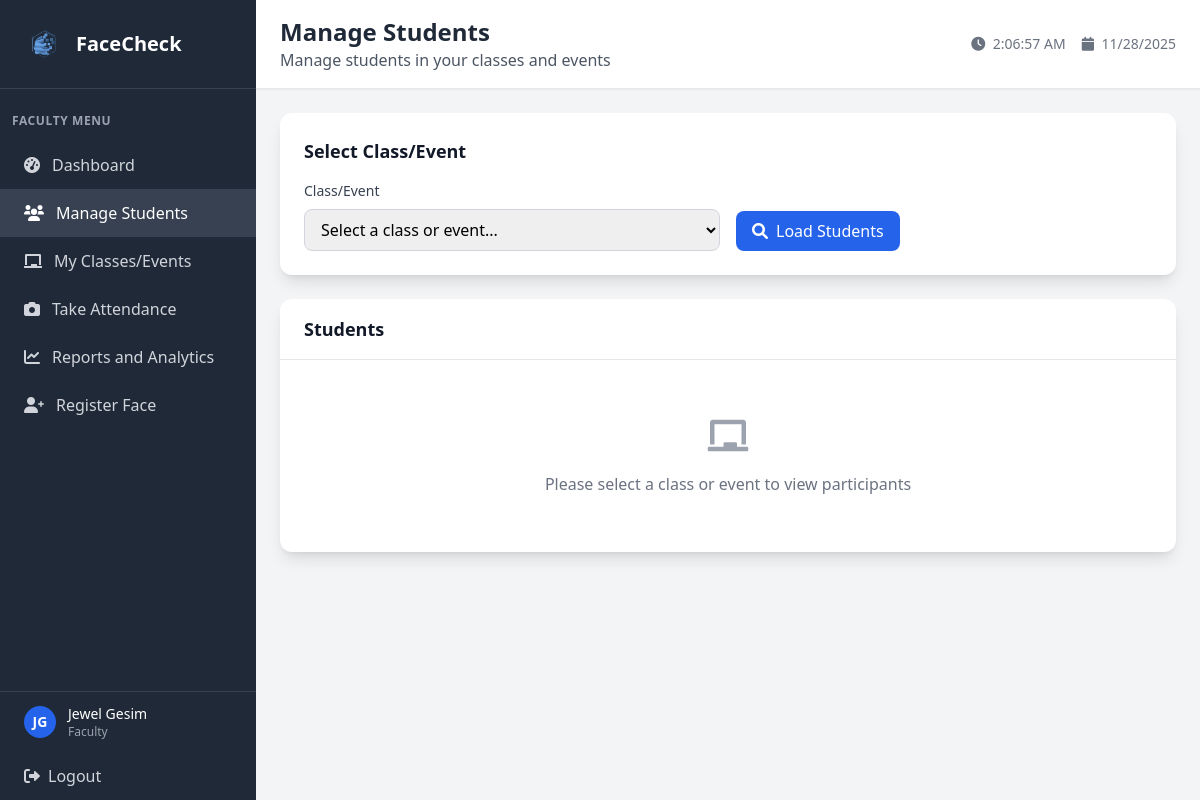
Screenshot of /manage_students (signed in) with the database file from the repository.
### tables this page shows
CREATE TABLE user (
            user_id INTEGER PRIMARY KEY AUTOINCREMENT,
            idno VARCHAR(20) NOT NULL UNIQUE,
            firstname VARCHAR(50) NOT NULL,
            lastname VARCHAR(50) NOT NULL,
            role VARCHAR(10) NOT NULL CHECK (role IN ('admin', 'faculty', 'student')),
            password VARCHAR(255) NOT NULL,
            created_at DATETIME DEFAULT CURRENT_TIMESTAMP,
            is_active BOOLEAN DEFAULT 1,
            dept_id INTEGER,
            FOREIGN KEY (dept_id) REFERENCES department(dept_id)
        );

### app.py (the view)
@app.route('/manage_students')
def faculty_manage_students():
    if 'user_id' not in session or session['role'] != 'faculty':
        return redirect(url_for('login'))
    conn = get_db_connection()
    faculty = conn.execute('''
        SELECT f.faculty_id, u.firstname, u.lastname, u.idno FROM faculty f
        JOIN user u ON f.user_id = u.user_id
        WHERE u.user_id = ?
    ''', (session['user_id'],)).fetchone()
    if not faculty:
        conn.close()
        flash('Faculty record not found', 'error')
        return redirect(url_for('faculty_dashboard'))
    classes = conn.execute('''
        SELECT c.class_id, c.class_name, c.edpcode
        FROM class c
        WHERE c.faculty_id = ?
        ORDER BY c.class_name
    ''', (faculty['faculty_id'],)).fetchall()
    events = conn.execute('''
        SELECT e.event_id, e.event_name, e.event_date
        FROM event e
        WHERE e.faculty_id = ?
        ORDER BY e.event_date DESC
    ''', (faculty['faculty_id'],)).fetchall()
    conn.close()
    return render_template('faculty/faculty_manage_students.html', classes=classes, events=events, faculty=faculty)

### app.py (called while the page is built)
def get_db_connection():
    try:
        conn = sqlite3.connect('facecheck.db', timeout=30.0)
        conn.row_factory = sqlite3.Row
        conn.execute('PRAGMA foreign_keys = ON')
        try:
            cur = conn.cursor()
            cur.execute("PRAGMA table_info(faculty)")
            columns = [row[1] for row in cur.fetchall()]
            if 'attendance_image' not in columns:
                cur.execute("ALTER TABLE faculty ADD COLUMN attendance_image VARCHAR(255)")
                conn.commit()
        except Exception:
            pass
        return conn
    except sqlite3.Error as e:
        print(f"Database connection error: {e}")
        raise

### templates/faculty/faculty_manage_students.html (shortened to what this page needs)
<!DOCTYPE html>
<html lang="en">
<head>
    <script src="https://cdn.tailwindcss.com"></script>
    <link href="https://cdnjs.cloudflare.com/ajax/libs/font-awesome/6.0.0/css/all.min.css" rel="stylesheet">
</head>
<body class="bg-gray-100">
    <div class="flex h-screen">
        <div class="w-64 bg-gray-800 text-white">
            <div class="p-6 border-b border-gray-700">
                <div class="flex items-center">
                    <img src="{{ url_for('static', filename='img/FaceCheck_Logo.png') }}" alt="FaceCheck logo" class="w-10 h-10 mr-3">
                    <h1 class="text-xl font-bold">FaceCheck</h1>
                </div>
            </div>
            <nav class="mt-6">
                <div class="px-3">
                    <div class="text-xs font-semibold text-gray-400 uppercase tracking-wider mb-3">Faculty Menu</div>
                </div>
                <a href="{{ url_for('faculty_dashboard') }}" class="flex items-center px-6 py-3 text-gray-300 hover:bg-gray-700 hover:text-white transition duration-200">
                    <i class="fas fa-tachometer-alt mr-3"></i>
                    Dashboard
                </a>
                <a href="/manage_students" class="flex items-center px-6 py-3 bg-gray-700 text-white">
                    <i class="fas fa-users mr-3"></i>
                    Manage Students
                </a>
                <a href="{{ url_for('faculty_my_classes') }}" class="flex items-center px-6 py-3 text-gray-300 hover:bg-gray-700 hover:text-white transition duration-200">
                    <i class="fas fa-chalkboard mr-3"></i>
                    My Classes/Events
                </a>
                <a href="/attendance" class="flex items-center px-6 py-3 text-gray-300 hover:bg-gray-700 hover:text-white transition duration-200">
                    <i class="fas fa-camera mr-3"></i>
                    Take Attendance
                </a>
                <a href="/attendance_reports" class="flex items-center px-6 py-3 text-gray-300 hover:bg-gray-700 hover:text-white transition duration-200">
                    <i class="fas fa-chart-line mr-3"></i>
                    Reports and Analytics
                </a>
                <a href="/faculty/register_face" class="flex items-center px-6 py-3 text-gray-300 hover:bg-gray-700 hover:text-white transition duration-200">
                    <i class="fas fa-user-plus mr-3"></i>
                    Register Face
                </a>
            </nav>
            <div class="absolute bottom-0 w-64 border-t border-gray-700">
                <a href="{{ url_for('faculty_profile') }}" class="flex items-center px-6 py-3 hover:bg-gray-700 transition duration-200">
                    {% if faculty.attendance_image %}
                    <img src="{{ url_for('static', filename='attendance_images/' + faculty.attendance_image) }}"
                         alt="{{ faculty.firstname }} {{ faculty.lastname }}"
                         class="w-8 h-8 rounded-full object-cover border-2 border-blue-600 mr-3"
                         onerror="this.onerror=null; this.style.display='none'; this.nextElementSibling.style.display='flex';">
                    <div class="w-8 h-8 bg-blue-600 rounded-full items-center justify-center mr-3 hidden">
                        <span class="text-white text-sm font-bold">{{ faculty.firstname[0] }}{{ faculty.lastname[0] }}</span>
                    </div>
                    {% else %}
                    <div class="w-8 h-8 bg-blue-600 rounded-full flex items-center justify-center mr-3">
                        <span class="text-white text-sm font-bold">{{ faculty.firstname[0] }}{{ faculty.lastname[0] }}</span>
                    </div>
                    {% endif %}
                    <div>
                        <div class="text-sm font-medium">{{ faculty.firstname }} {{ faculty.lastname }}</div>
                        <div class="text-xs text-gray-400">Faculty</div>
                    </div>
                </a>
                <a href="{{ url_for('logout') }}" class="flex items-center px-6 py-3 text-gray-300 hover:bg-gray-700 hover:text-white transition duration-200">
                    <i class="fas fa-sign-out-alt mr-2"></i>
                    Logout
                </a>
            </div>
        </div>
        <div class="flex-1 flex flex-col overflow-hidden">
            <header class="bg-white shadow-sm border-b border-gray-200">
                <div class="px-6 py-4">
                    <div class="flex items-center justify-between">
                        <div>
                            <h2 class="text-2xl font-bold text-gray-800">Manage Students</h2>
                            <p class="text-gray-600">Manage students in your classes and events</p>
                        </div>
                        <div class="flex items-center space-x-4">
                            <div class="text-sm text-gray-500">
                                <i class="fas fa-clock mr-1"></i>
                                <span id="currentTime"></span>
                            </div>
                            <div class="text-sm text-gray-500">
                                <i class="fas fa-calendar mr-1"></i>
                                <span id="currentDate"></span>
                            </div>
                        </div>
                    </div>
                </div>
            </header>
            <main class="flex-1 overflow-y-auto p-6">
                <div class="bg-white rounded-xl shadow-lg p-6 mb-6">
                    <h3 class="text-lg font-semibold text-gray-900 mb-4">Select Class/Event</h3>
                    <div class="grid grid-cols-1 md:grid-cols-2 gap-4">
                        <div>
                            <label class="block text-sm font-medium text-gray-700 mb-2">Class/Event</label>
                            <select id="classSelect" class="w-full px-3 py-2 border border-gray-300 rounded-lg focus:ring-2 focus:ring-blue-500 focus:border-blue-500">
                                <option value="">Select a class or event...</option>
                            </select>
                        </div>
                        <div class="flex items-end">
                            <button id="loadStudents" class="bg-blue-600 text-white px-4 py-2 rounded-lg hover:bg-blue-700 transition duration-200">
                                <i class="fas fa-search mr-2"></i><span id="loadButtonText">Load Students</span>
                            </button>
                        </div>
                    </div>
                </div>
                <div class="bg-white rounded-xl shadow-lg">
                    <div class="px-6 py-4 border-b border-gray-200">
                        <div class="flex items-center justify-between">
                            <h3 class="text-lg font-semibold text-gray-900" id="sectionTitle">Students</h3>
                        </div>
                    </div>
                    <div class="p-6">
                        <div id="noSelectionMessage" class="text-center py-8">
                            <i class="fas fa-chalkboard text-gray-400 text-4xl mb-4"></i>
                            <p class="text-gray-500">Please select a class or event to view participants</p>
                        </div>
                    </div>
                </div>
            </main>
        </div>
    </div>
</body>
</html>

### rows the page displays
user: firstname "J", lastname "G", firstname "Jewel", lastname "Gesim"
